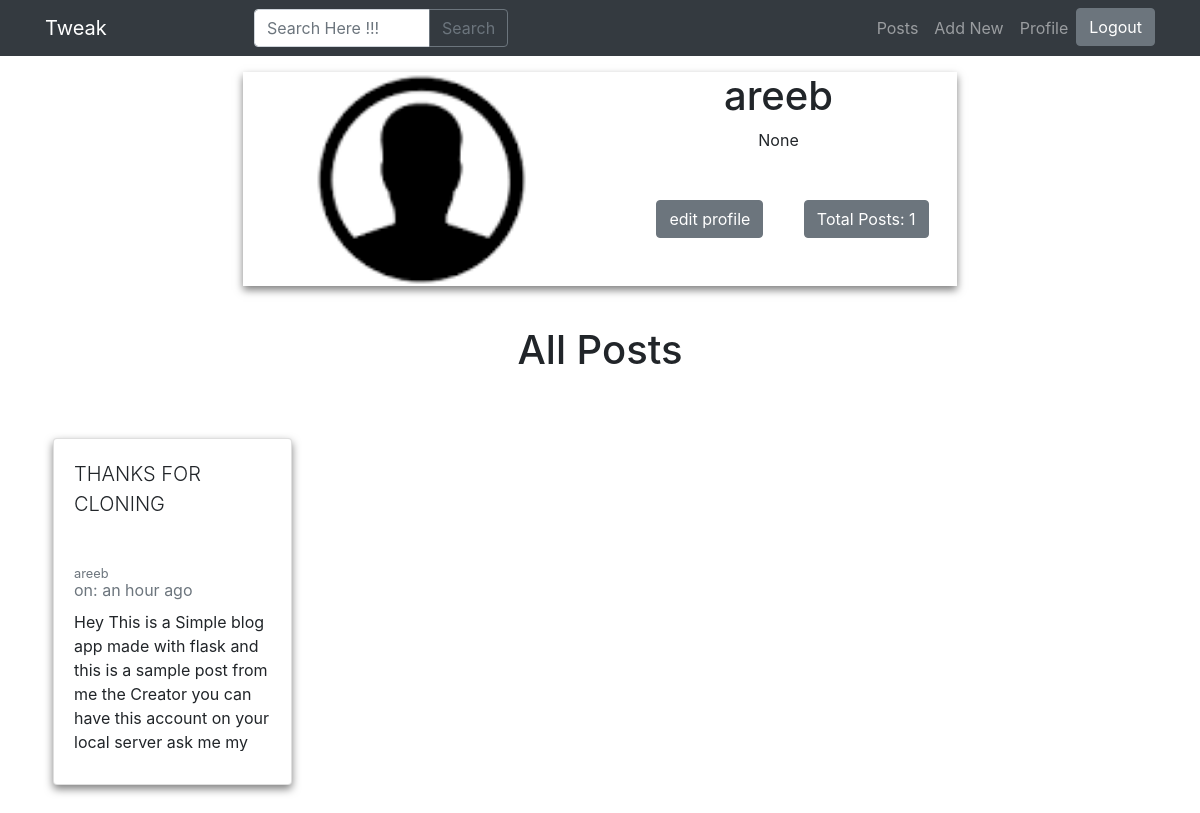
Screenshot of /profile/areeb (signed in) with the database file from the repository.
### app.py (models this page shows)
class User(UserMixin, db.Model):
    id = db.Column(db.Integer, primary_key=True)
    username = db.Column(db.String(15), unique=True)
    email = db.Column(db.String(50), unique=True)
    password = db.Column(db.String(80))
    admin = db.Column(db.Boolean, unique=False, default=False)
    profile_picture = db.Column(db.String(70), nullable=False, default='url_for(\'static\',filename=\'default.png\')')
    about = db.Column(db.String(120), unique=False)
    def __repr__(self):
        return (self.username)

class Posts(db.Model):
    id = db.Column(db.Integer, primary_key=True)
    post_id = db.Column(db.String(30), nullable=False)
    post_by = db.Column(db.String(15), nullable=False)
    post_title = db.Column(db.String(80), nullable=False)
    post_body = db.Column(db.String(25000), nullable=False)
    post_created = db.Column(db.DateTime, default = datetime.utcnow)

### app.py (the view, shortened to what this page needs)
@app.route('/profile/<string:pro>')
@login_required
def dashboard(pro):
    user = User.query.filter_by(username=pro).first()
    posts = Posts.query.filter_by(post_by=pro).order_by(desc(Posts.post_created)).all()
    Total = Posts.query.filter_by(post_by=pro).order_by(Posts.post_created).count()
    if (user):
        image_file = user.profile_picture
        currentuser = User.query.filter_by(username=pro).one()
        return render_template('profile.html',
                                total=Total,
                                posts=posts,
                                admin=current_user.admin,
                                image_file = image_file,
                                name = str(current_user.username),
                                profile = str(currentuser),
                                about=user.about
                                )

### app.py (called while the page is built)
@login_manager.user_loader
def load_user(user_id):
    return User.query.get(int(user_id))

### filters.py (called while the page is built)
def datetimeformat(date_str):
    dt = arrow.get(date_str)
    return dt.humanize()

### templates/profile.html (shortened to what this page needs)
{% extends "base.html" %}
{% block nav %}
<li>
<a href="{{ url_for('logout') }}">
  <button type="button" class="btn btn-secondary d-flex nav-item">Logout</button>
</a>
</li>
{% endblock %}
{% block body %}
<div class="container mt-16 mb-24 ">
      <div class="row">
        <div class="col-lg-8 mx-auto d-lg-block d-md-none d-none">
          <div class="h-auto m-2 w-auto text-center" style=" box-shadow: 0 4px 8px 0 rgba(0, 0, 0, 0.5);">
            <div class="container flow-root ">
              <div class="row">
                <div class="col-lg-6 p-0">
                  <div class="inline-block w-full h-full content-center object-cover relative" style=" background-color: black;">
                    <img src="{{ image_file }}" alt="{{ profile }}" class="absolute top-0 left-0 w-full h-full object-cover">
                  </div>
                </div>
                <div class="col-lg-6">
                  <div class="text-center w-full inline-block">
                    <h1>{{ profile }}</h1>
                    <p class="mx-1" >{{ about }}</p>
                    {% if name == profile %}
                    <p><a href="{{ url_for('update',idp=current_user.username) }}">
                      <button class="btn btn-secondary m-8">edit profile</button></a>
                      <button class="btn btn-secondary m-1">Total Posts: {{ total }}</button>
                    </p>
                      {% else %}
                        <p>
                          <button class="btn btn-secondary m-8">Total Posts: {{ total }}</button>
                        </p>
                    {% endif %}
                  </div>
                </div>
              </div>
            </div>
          </div>
        </div>
      </div>
      <div class="row mt-8">
        <div class="col-12 text-center">
          <h1 class="mx-auto">All Posts</h1>
        </div>
      </div>
    <div class="row mt-4">
        {% if posts|length < 1 %}
        <h2 class="text-center">Nothing Posted Yet</h2>
        {% else %}
        {% for post in posts %}
        <div class="col-lg-3 col-md-4 mt-3">
          <a href="{{ url_for('post', postid=post.post_id) }}">
            <div class="card h-100 m-2 mb-3 mt-3" style="box-shadow: 0 4px 8px 0 rgba(0, 0, 0, 0.5); padding-bottom: 10px; ">
              <div class="card-body">
                <p class="card-title text-uppercase lead" style="overflow: hidden; position: relative; height: 30%;  max-height: 15ch;">
                  {{ post.post_title }}
                </p>
                <small class="card-subtitle mb-2 text-muted">{{ post.post_by }}</small>
                <p class="card-subtitle mb-2 text-muted">on: {{ post.post_created | datetimeformat }}</p>
                <div class="card-text" style="overflow: hidden;  max-height: 14ch;"> {{ post.post_body | safe }} </div>
              </div>
            </div>
          </a>
        </div>
        {% endfor %}
        {% endif %}
    </div>
  </div>
{% endblock %}

### templates/base.html (shortened to what this page needs)
<!DOCTYPE html>
<html lang="en">
<head>
    <link href="https://unpkg.com/tailwindcss@^1.0/dist/tailwind.min.css" rel="stylesheet">
    <link rel="stylesheet" href="https://stackpath.bootstrapcdn.com/bootstrap/4.5.0/css/bootstrap.min.css">
</head>
<body>
 <nav class="navbar navbar-expand-lg navbar-dark bg-dark fixed-top" style="z-index:5;">
    <div class="container" >
      <a class="navbar-brand">Tweak</a>
      <div class="collapse navbar-collapse" id="navbarResponsive">
      <form class="form mx-auto" action="/search" method="POST">
          <div class="input-group">
            <input type="text" name="search" autocomplete="off" id="livebox" class="form-control col-lg-6 col-md-5 col-sm-2" placeholder="Search Here !!!">
            <div class="input-group-append">
              <button class="btn btn-outline-secondary" type="submit">Search</button>
            </div>
          </div>
      </form>
        <ul class="navbar-nav ml-auto">
          <li class="nav-item">
            <a class="nav-link" href="{{ url_for('posts') }}">Posts</a>
          </li>
          <li class="nav-item">
            <a class="nav-link" href="{{ url_for('addpost') }}">Add New</a>
          </li>
          <li class="nav-item">
            <a class="nav-link" href="{{ url_for('dashboard',pro=current_user.username) }}">Profile
            </a>
          </li>
          {% block nav %} {% endblock %}
        </ul>
      </div>
    </div>
    </nav>
    {% block body %} {% endblock %}
  </body>
</html>

### templates/base.html (style rules this page uses)
a, a:hover, a:focus, a:active { text-decoration: none; color: inherit; }

### rows the page displays
User: profile_picture (placeholder picture), username "areeb"
Posts: post_title "THANKS FOR CLONING", post_by "areeb", post_created "an hour ago", post_body "Hey This is a Simple blog app made with flask and this is a sample post from me the Creator you can have this account on your local server ask me my…"

### other values shown
{{ about }} "None"
{{ total }} "1"
